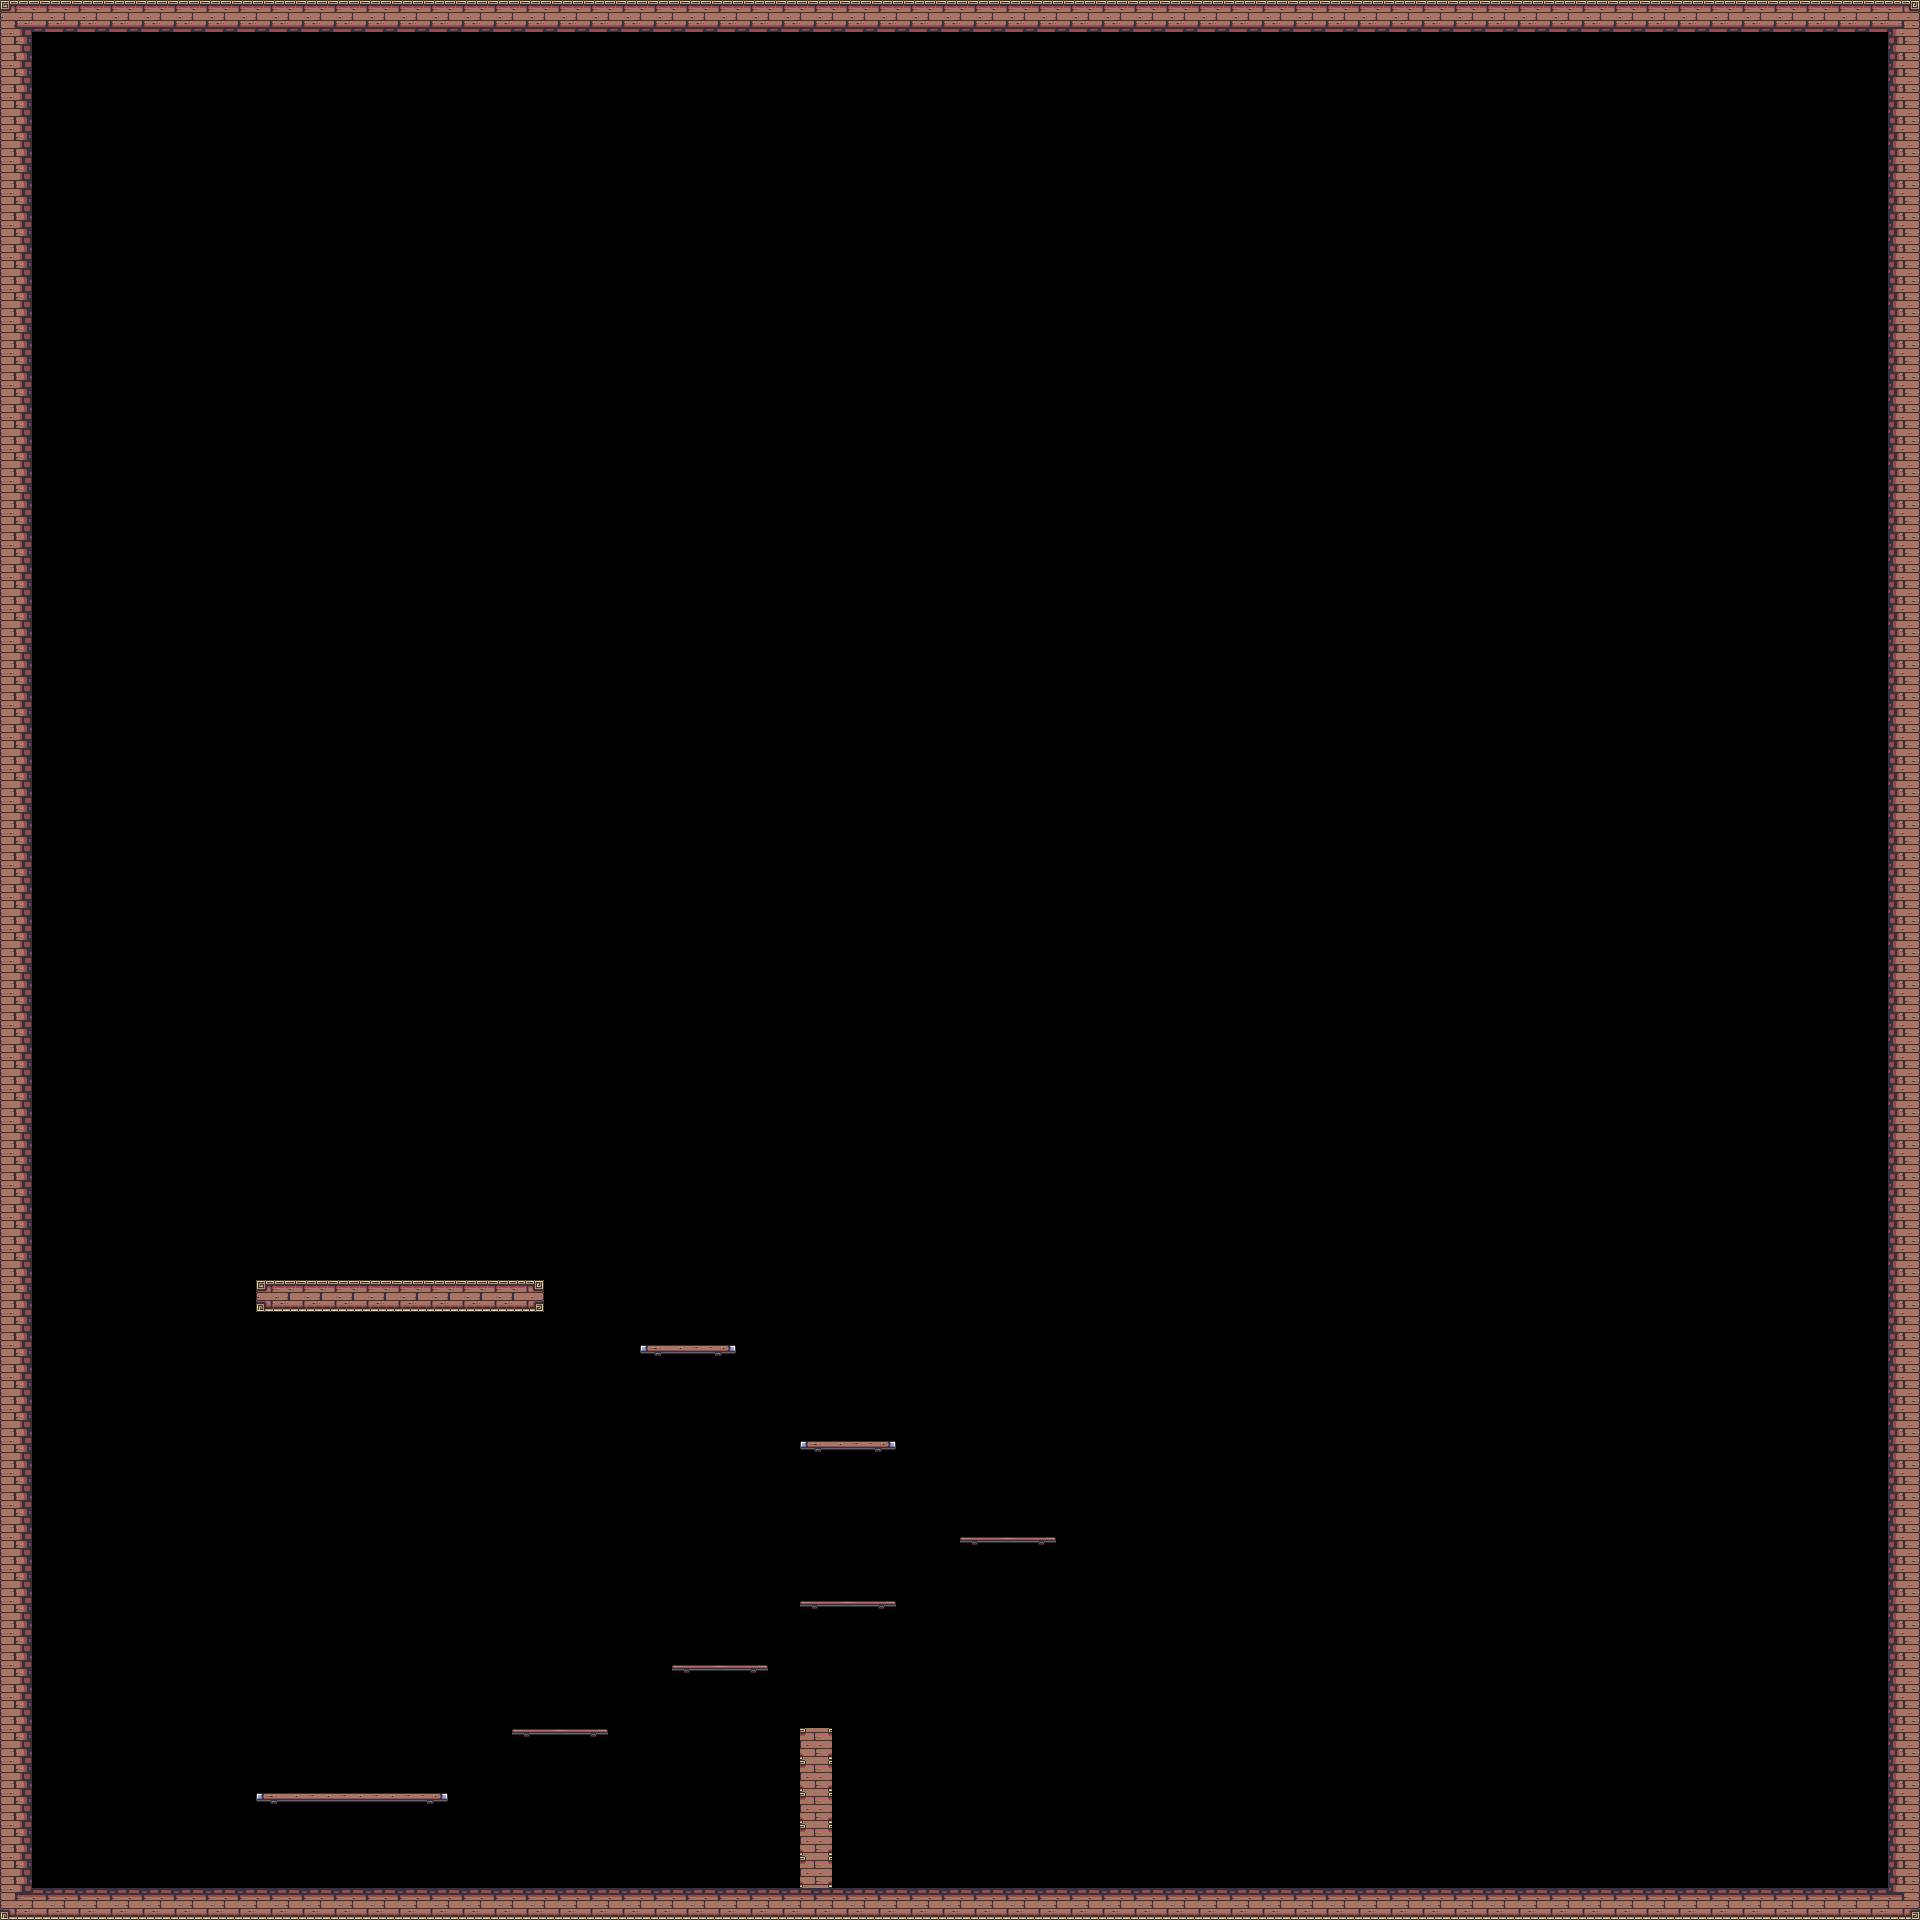

Tiled map render using the project's own tile images. Description and the map definition, with tile-layer contents summarised, below:
An orthogonal 60x60 tile map with 32x32 px tiles, 3 tile layers (behind_player, blocks, above_player), 2 tilesets and 1 object.

<map version="1.10" tiledversion="1.11.2" orientation="orthogonal" renderorder="right-down" width="60" height="60" tilewidth="32" tileheight="32" infinite="0" nextlayerid="6" nextobjectid="3">
 <editorsettings>
  <export target="../../assets/Levels/Maps/demo.json" format="json" />
 </editorsettings>
 <tileset firstgid="1" source="../tilesets/Terrain and Back Wall (32x32).tsx" />
 <tileset firstgid="248" source="../tilesets/Platforms (32x32).tsx" />
 <layer id="2" name="behind_player" width="60" height="60">
  <data>[3600 cells, 0 non-empty, 0 distinct tile ids]</data>
 </layer>
 <layer id="1" name="blocks" width="60" height="60">
  <data>[3600 cells, 274 non-empty, 18 distinct tile ids]</data>
 </layer>
 <layer id="3" name="above_player" width="60" height="60">
  <data>[3600 cells, 0 non-empty, 0 distinct tile ids]</data>
 </layer>
 <objectgroup id="5" name="objects">
  <object id="1" x="305.333" y="1827.33" width="80.6667" height="70">
   <properties>
    <property name="event" value="enter" />
    <property name="function_name" value="log" />
   </properties>
  </object>
 </objectgroup>
</map>
